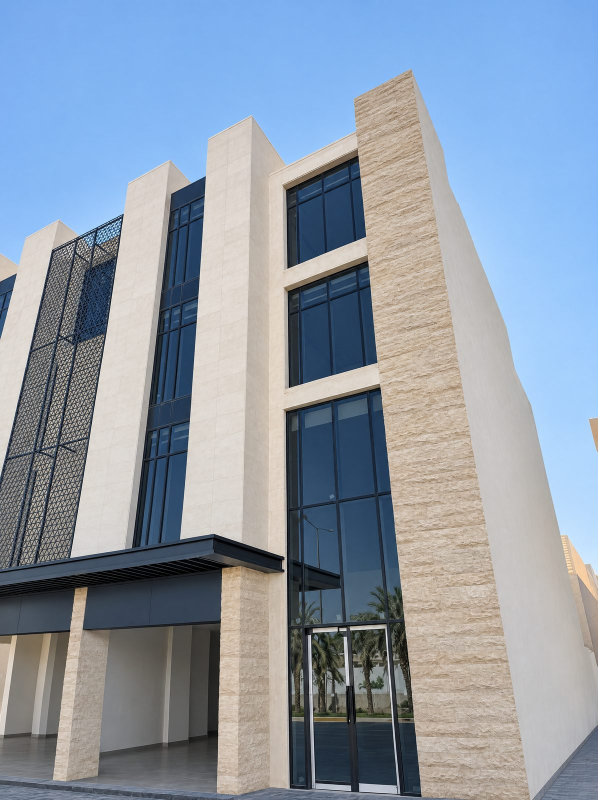
#> input picture images/cases/commercial-riyadh-stone-irqa-2025/mechanical-stone-cladding-irqa-riyadh-02-61adf7.jpg, 1195 x 1600 px, given in place of dark.png, which was not available (shown at 1/2 size)
$ python make-icons.py
#> lines starting #> are read from the running program, lines starting #| are printed output that depends on the picture
# Makes the website's square icon (Google shows it next to the site in search results; it needs a square, not the wide logo)
# and the 1200x630 JPG share picture (WhatsApp, Facebook, LinkedIn and X show it when someone sends a link).
# Both are made from the site's own logo and hero photo. Run by .github/workflows/build.yml when they are missing or this file changes.
import os, sys
from PIL import Image, ImageDraw, ImageFont

root = sys.argv[1] if len(sys.argv) > 1 else "."
P = lambda *a: os.path.join(root, *a)
BG = (26, 26, 26, 255)  # the site's dark colour

logo = Image.open(P("images/logo/horizontal/dark.png")).convert("RGBA")  # white logo, for dark backgrounds
mark = logo.crop((0, 0, 174, logo.height))  # the stone-block mark at the left of the logo
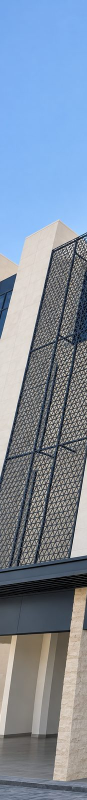
#> mark: PIL image 174x1600 RGBA (shown at 1/2 size); mean R, G, B, A 127.1, 141.2, 159.2, 255
mark = mark.crop(mark.getbbox())


# The mark is not symmetric (a tall block on top, a thin diagonal block at the lower left), so centring its outline box
# makes it look pushed to the right and down. It is placed on its "optical" centre instead: halfway between the
# centre of its box and the centre of its visible mass.
_alpha = mark.getchannel("A")
#> _alpha: PIL image 174x1600 L; every value is 255
_mass = [(x, y, v) for y in range(mark.height) for x in range(mark.width) if (v := _alpha.getpixel((x, y))) > 40]
_cx = sum(x * v for x, y, v in _mass) / sum(v for *_, v in _mass)
_cy = sum(y * v for x, y, v in _mass) / sum(v for *_, v in _mass)
OPT = ((mark.width / 2 + _cx) / 2, (mark.height / 2 + _cy) / 2)  # optical centre, in mark pixels
#> OPT = (86.75, 799.8)
HALF_DIAG = max(((x - OPT[0]) ** 2 + (y - OPT[1]) ** 2) ** 0.5 for x, y in ((0, 0), (mark.width, 0), (0, mark.height), (mark.width, mark.height)))
#> HALF_DIAG = 805


def icon(size, safe=0.37):
    """A solid dark square with the mark in the middle. Google shows the icon inside a circle, so the whole mark is kept
    inside a circle of radius safe*size around the centre, which also keeps it clear of rounded corners on phones."""
    im = Image.new("RGBA", (size, size), BG)
    k = safe * size / HALF_DIAG
    w, h = max(1, round(mark.width * k)), max(1, round(mark.height * k))
    m = mark.resize((w, h), Image.LANCZOS)
    x, y = round(size / 2 - OPT[0] * k), round(size / 2 - OPT[1] * k)
    im.alpha_composite(m, (x, y))
    return im


os.makedirs(P("images/icons"), exist_ok=True)
for s in (48, 96, 192, 512):
    icon(s).convert("RGB").save(P(f"images/icons/icon-{s}.png"), optimize=True)
#> this loop made 4 passes
#> (k in icon, w in icon, h in icon, x in icon, y in icon) on passes 1 to 4: (0.0221, 4, 35, 22, 6), (0.0441, 8, 71, 44, 13), (0.0882, 15, 141, 88, 25), (0.235, 41, 377, 236, 68)
icon(180, safe=0.34).convert("RGB").save(P("apple-touch-icon.png"), optimize=True)
#> in icon (call 5), `k = safe * size / HALF_DIAG`: k = 0.076
#> in icon (call 5), `w, h = max(1, round(mark.width * k)), max(1, round(mark.height * k))`: w = 13; h = 122
#> in icon (call 5), `x, y = round(size / 2 - OPT[0] * k), round(size / 2 - OPT[1] * k)`: x = 83; y = 29
#> in icon (call 5), `im.alpha_composite(m, (x, y))`:
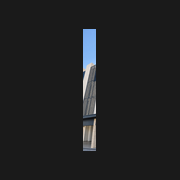
#> im: PIL image 180x180 RGBA; mean R, G, B, A 31, 31.6, 32.5, 255
icon(256).save(P("favicon.ico"), sizes=[(16, 16), (32, 32), (48, 48)])

# share picture: a real project facade (the stone fins building, Irqa), darkened at the bottom, with the logo and one line
hero = Image.open(P("images/cases/commercial-riyadh-stone-irqa-2025/mechanical-stone-cladding-irqa-riyadh-01-86bff2.jpg")).convert("RGB")
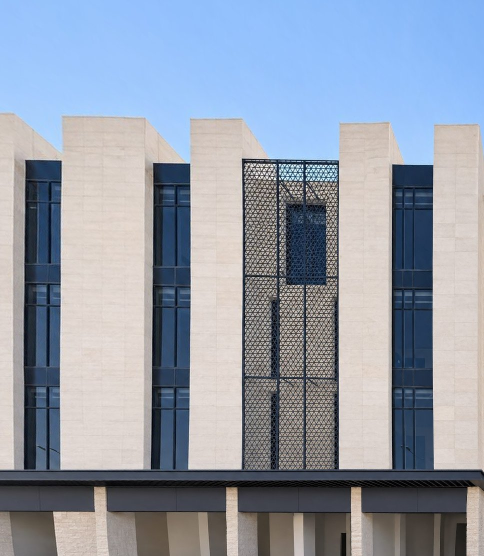
#> input picture images/cases/commercial-riyadh-stone-irqa-2025/mechanical-stone-cladding-irqa-riyadh-01-86bff2.jpg, 968 x 1112 px, found by its file name (shown at 1/2 size)
#> hero is the input picture: PIL image 968x1112 RGB; mean R, G, B 146.5, 155.1, 169.3
W, H = 1200, 630
k = max(W / hero.width, H / hero.height)
#> k = 1.24
hero = hero.resize((int(hero.width * k) + 1, int(hero.height * k) + 1), Image.LANCZOS)
#> hero: PIL image 1201x1379 RGB
top, left = int((hero.height - H) * 0.35), (hero.width - W) // 2
#> top = 262; left = 0
card = hero.crop((left, top, left + W, top + H)).convert("RGBA")
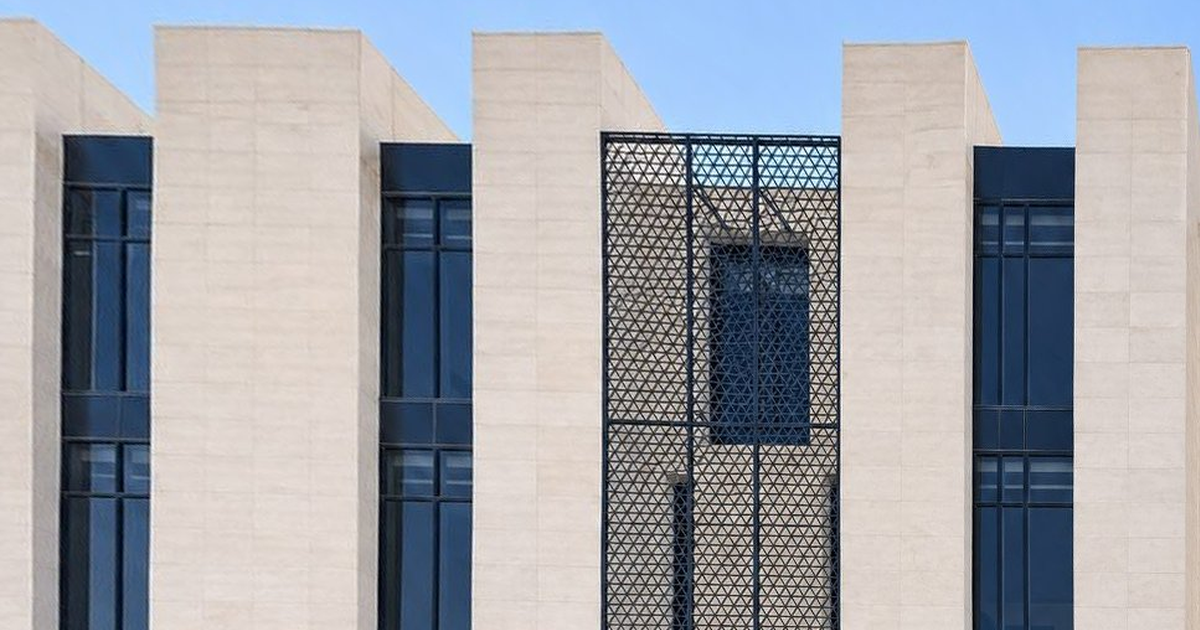
#> card: PIL image 1200x630 RGBA; mean R, G, B, A 158.8, 161.3, 167.8, 255
fade = Image.new("L", (W, H), 0)
#> fade: PIL image 1200x630 L; every value is 0
d = ImageDraw.Draw(fade)
for y in range(H):
    d.line([(0, y), (W, y)], fill=int(max(0.0, (y - H * 0.25) / (H * 0.75)) * 240))
shade = Image.new("RGBA", (W, H), BG)
shade.putalpha(fade)
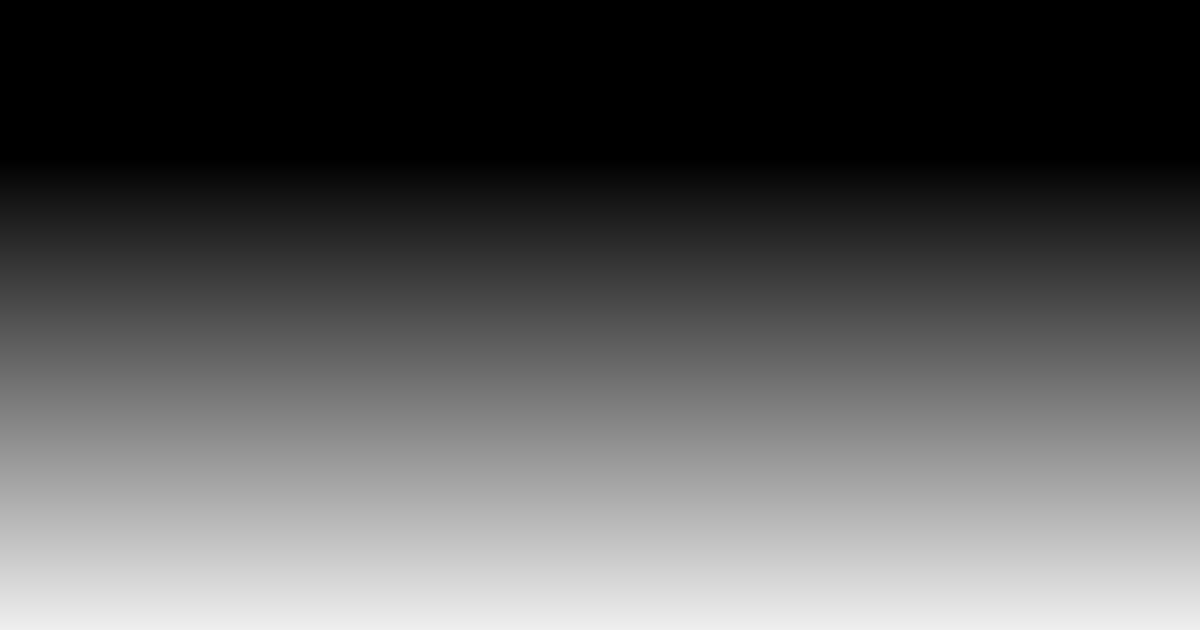
#> fade: PIL image 1200x630 L; min 0, max 239, mean 89.4
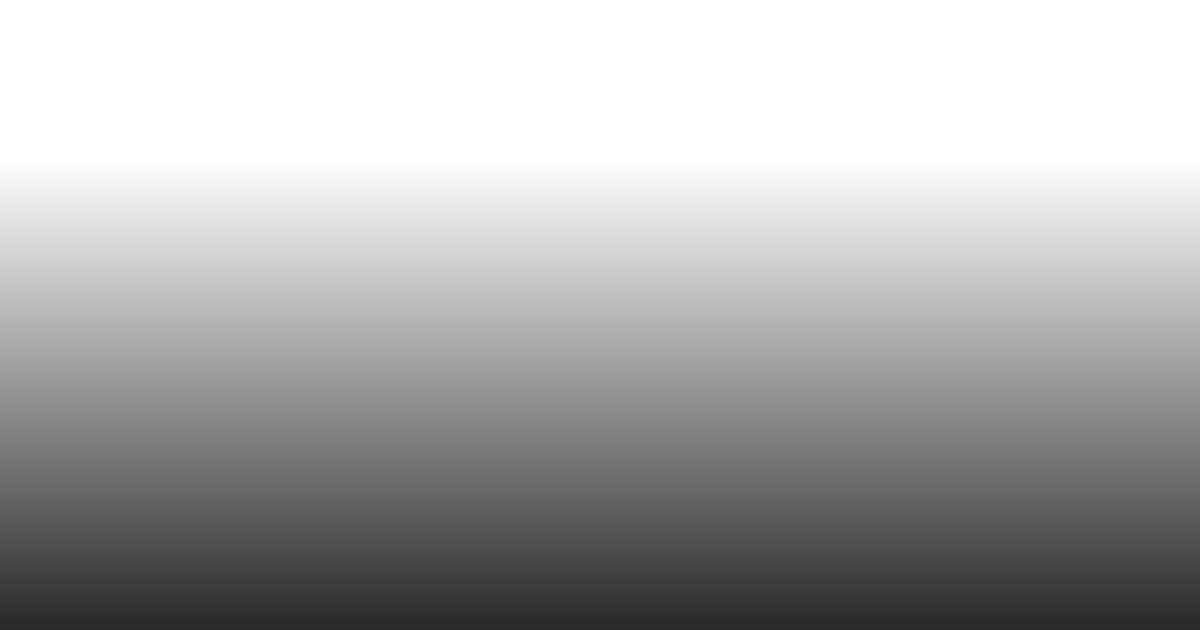
#> shade: PIL image 1200x630 RGBA; mean R, G, B, A 26, 26, 26, 89.4; transparent parts drawn white
card.alpha_composite(shade)
L = logo.copy()
L.thumbnail((520, 140), Image.LANCZOS)
card.alpha_composite(L, (64, H - 64 - L.height - 58))
font = None
for f in ("/usr/share/fonts/truetype/dejavu/DejaVuSans.ttf", "/usr/share/fonts/truetype/liberation/LiberationSans-Regular.ttf"):
    if os.path.exists(f):
        font = ImageFont.truetype(f, 28)
        break
ImageDraw.Draw(card).text((66, H - 80), "Stone, marble and porcelain facades  |  Riyadh", font=font or ImageFont.load_default(), fill=(245, 245, 245))
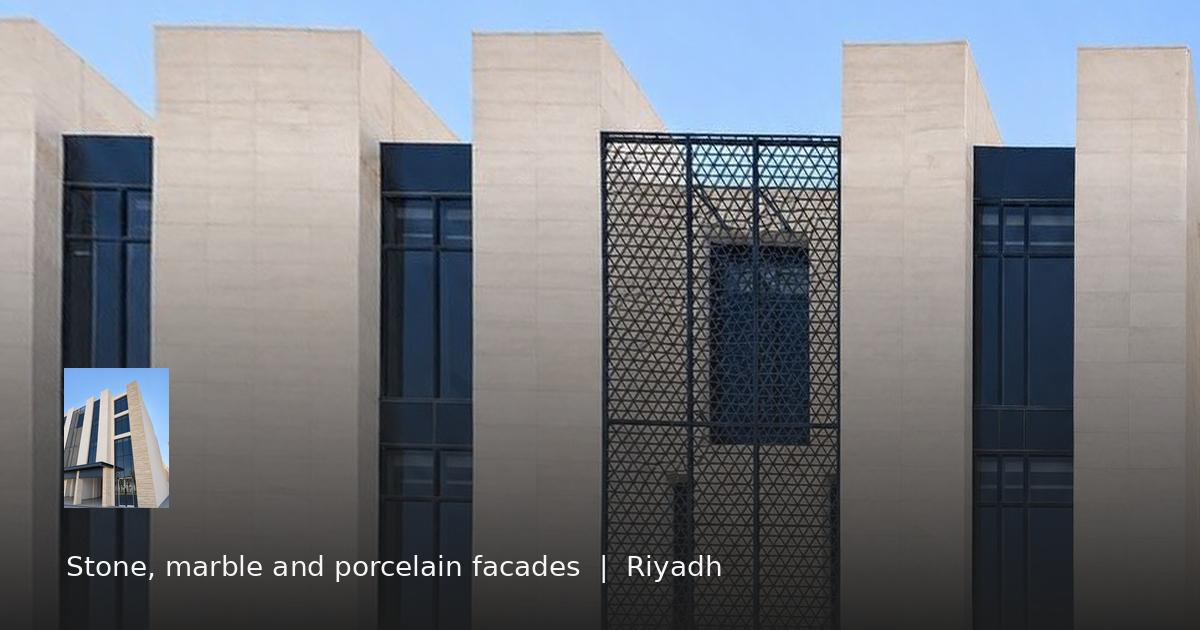
#> card: PIL image 1200x630 RGBA; mean R, G, B, A 117, 120, 125.8, 255
os.makedirs(P("images/share"), exist_ok=True)
card.convert("RGB").save(P("images/share/al-swati-stone-facades.jpg"), quality=84, optimize=True, progressive=True)
print("icons and share picture made")
